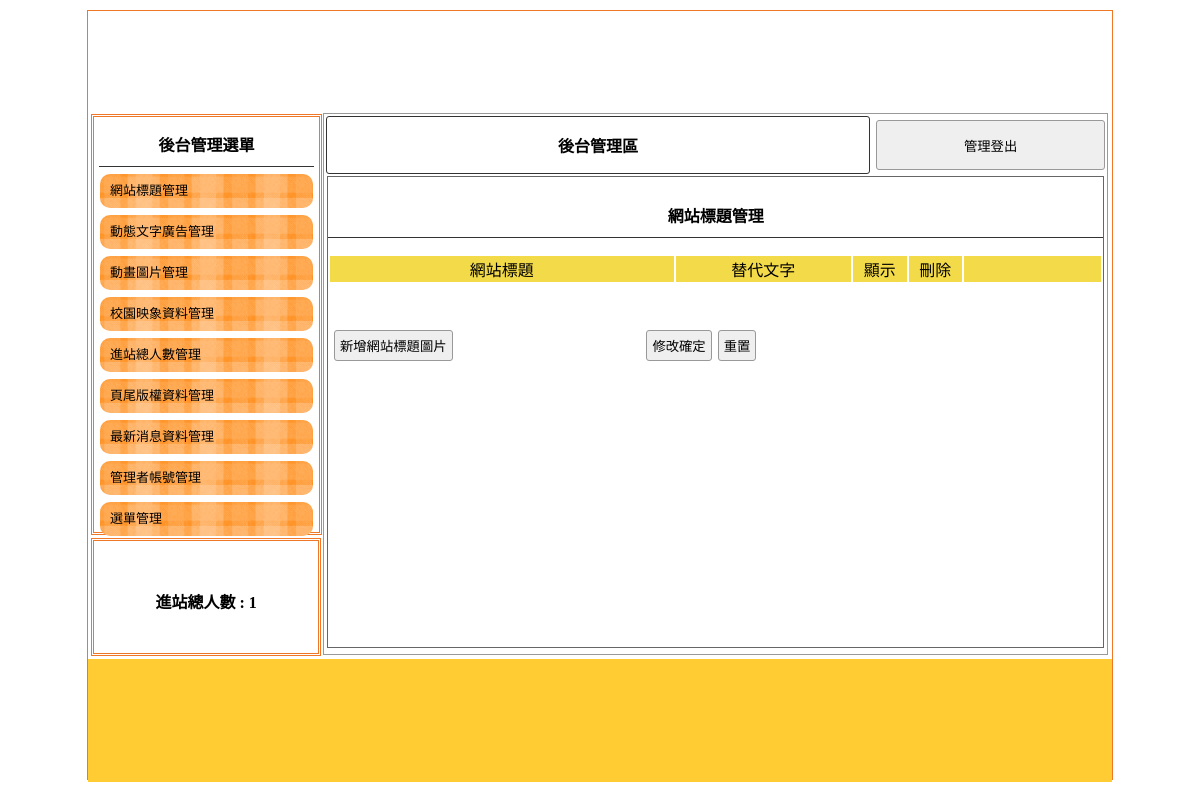
Page /backend.php on the earlier database version.
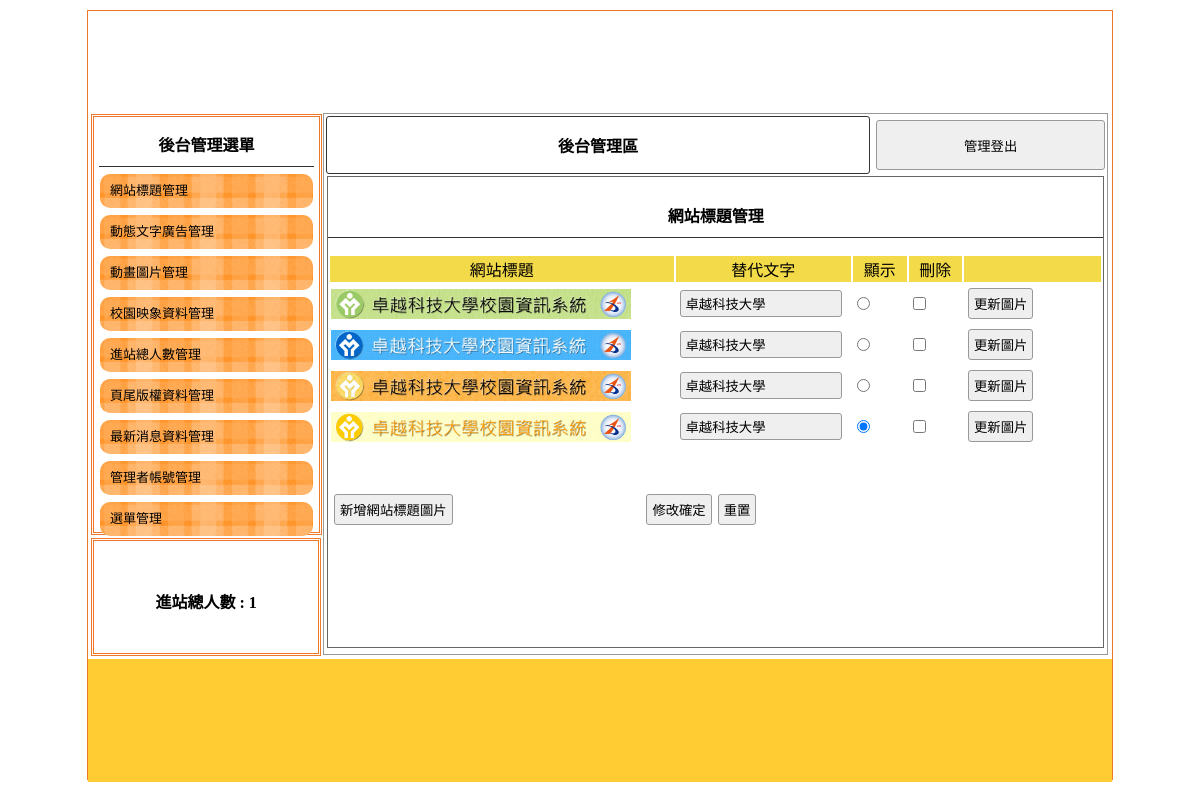
Same page on the later database version.
### tables this page shows
CREATE TABLE `title` (
  `id` int(10) UNSIGNED NOT NULL,
  `text` text DEFAULT NULL,
  `img` text DEFAULT NULL,
  `sh` int(1) UNSIGNED DEFAULT NULL COMMENT '顯示/不顯示'
);

### api/db.php (called while the page is built, shortened)
<?php
class DB{
    private $dsn="mysql:host=localhost;dbname=db07;charset=utf8";
    private $pdo;
    private $table;
    function __construct($table){
        $this->table=$table;
        $this->pdo=new PDO($this->dsn, 'root', '');
    }
    function all(...$arg){
        $sql="select * from $this->table ";
        return $this->pdo->query($sql)->fetchAll(PDO::FETCH_ASSOC);
    }
}
$Title=new DB('title');
?>

### backend/title.php (the view, shortened to what this page needs)
<div style="width:99%; height:87%; margin:auto; overflow:auto; border:#666 1px solid;">
    <p class="t cent botli">網站標題管理</p>
    <form method="post" action="./api/edit_title.php">
        <table width="100%">
            <tbody>
                <tr class="yel">
                    <td width="45%">網站標題</td>
                    <td width="23%">替代文字</td>
                    <td width="7%">顯示</td>
                    <td width="7%">刪除</td>
                    <td></td>
                </tr>
                <?php
                $rows=$Title->all();
                foreach($rows as $row):
                ?>
                <tr>
                    <td width="45%">
                        <img src="./images/<?=$row['img'];?>" style="width:300px;height:30px;">
                    </td>
                    <td width="23%">
                        <input type="text" name="text[]" value="<?= $row['text']?>">
                    </td>
                    <td width="7%">
                        <input type="radio" name="sh" value="<?= $row['id']?>" <?=($row['sh']==1)?"checked":"";?>>
                    </td>
                    <td width="7%">
                        <input type="checkbox" name="del[]" value="<?= $row['id'];?>">
                    </td>
                    <td>
                        <input type="button" value="更新圖片" onclick="op(&#39;#cover&#39;,&#39;#cvr&#39;, './modal/update_title.php?id=<?= $row['id'];?>')">
                    </td>
                </tr>
                <?php
                endforeach;
                ?>
            </tbody>
        </table>
        <table style="margin-top:40px; width:70%;">
            <tbody>
                <tr>
                    <td width="200px"><input type="button"
                            onclick="op(&#39;#cover&#39;,&#39;#cvr&#39;, './modal/title.php')" value="新增網站標題圖片">
                    </td>
                    <td class="cent"><input type="submit" value="修改確定"><input type="reset" value="重置"></td>
                </tr>
            </tbody>
        </table>
    </form>
</div>

### backend.php (shortened to what this page needs)
<?php include_once "./api/db.php";?>
<!DOCTYPE html PUBLIC "-//W3C//DTD XHTML 1.0 Transitional//EN" "http://www.w3.org/TR/xhtml1/DTD/xhtml1-transitional.dtd">
<html xmlns="http://www.w3.org/1999/xhtml"><head><meta http-equiv="Content-Type" content="text/html; charset=UTF-8">
<link href="./css/css.css" rel="stylesheet" type="text/css">
</head>
<body>
	<div id="main">
    	<a title="" href="?"><div class="ti" style="background:url(&#39;use/&#39;); background-size:cover;"></div></a>
        	<div id="ms">
             	<div id="lf" style="float:left;">
            		<div id="menuput" class="dbor">
                    	                    		<span class="t botli">後台管理選單</span>
                			                            <a style="color:#000; font-size:13px; text-decoration:none;" href="?do=title">
                            	<div class="mainmu">
                    			網站標題管理                    			</div>
                            </a>
							                            <a style="color:#000; font-size:13px; text-decoration:none;" href="?do=ad">
                            	<div class="mainmu">
                    			動態文字廣告管理                    			</div>
                            </a>
							                            <a style="color:#000; font-size:13px; text-decoration:none;" href="?do=mvim">
                            	<div class="mainmu">
                    			動畫圖片管理                    			</div>
                            </a>
							                            <a style="color:#000; font-size:13px; text-decoration:none;" href="?do=image">
                            	<div class="mainmu">
                    			校園映象資料管理                    			</div>
                            </a>
										    <a style="color:#000; font-size:13px; text-decoration:none;" href="?do=total">
                            	<div class="mainmu">
                    			進站總人數管理                    			</div>
                            </a>
							<a style="color:#000; font-size:13px; text-decoration:none;" href="?do=bottom">
                            	<div class="mainmu">頁尾版權資料管理</div>
                            </a>
							                            <a style="color:#000; font-size:13px; text-decoration:none;" href="?do=news">
                            	<div class="mainmu">
                    			最新消息資料管理                    			</div>
                            </a>
							                            <a style="color:#000; font-size:13px; text-decoration:none;" href="?do=admin">
                            	<div class="mainmu">
                    			管理者帳號管理                    			</div>
                            </a>
										    <a style="color:#000; font-size:13px; text-decoration:none;" href="?do=menu">
                            	<div class="mainmu">
                    			選單管理                    			</div>
                            </a>
							                    </div>
                    <div class="dbor" style="margin:3px; width:95%; height:20%; line-height:100px;">
                    	<span class="t">進站總人數 :
                        	1                        </span>
                    </div>
        		</div>
                <div class="di" style="height:540px; border:#999 1px solid; width:76.5%; margin:2px 0px 0px 0px; float:left; position:relative; left:20px;">
                                                    <table width="100%">
                                	<tbody><tr>
                                    	<td style="width:70%;font-weight:800; border:#333 1px solid; border-radius:3px;" class="cent"><a href="?do=admin" style="color:#000; text-decoration:none;">後台管理區</a></td><td><button onclick="document.cookie=&#39;user=&#39;;location.replace(&#39;?&#39;)" style="width:99%; margin-right:2px; height:50px;">管理登出</button></td>
                                    </tr>
                                </tbody></table>
                                <?php
								$do=$_GET['do']??'title';
								$file="./backend/".$do.".php";
								if(file_exists($file)){
									include $file;
								}else{
									include './backend/title.php';
								}
								?>
                                                </div>
                             </div>
            	<div style="width:1024px; left:0px; position:relative; background:#FC3; margin-top:4px; height:123px; display:block;">
                	<span class="t" style="line-height:123px;"></span>
                </div>
    </div>
</body></html>

### css/css.css (style rules this page uses)
body { padding:0px; margin:0px; }
#main { width:1024px; height:768px; margin:10px auto 10px auto; border:#EE7728 1px solid; position:relative; }
.ti { width:100%; height:100px; position:relative; background-size:cover; background-repeat:no-repeat; }
.dbor { border:#EE7728 double 3px; margin:1px; padding:2px 10px 2px 10px; }
.t { font-weight:800; display:block; text-align:center; padding:10px 1px 10px 1px; }
.botli { border-bottom:#333 1px solid; }
.mainmu { position:relative; border-radius:10px; background:url(../icon/menu.fw.png) center no-repeat; background-size:cover; line-height:30px; padding:2px 10px 2px 10px; margin:7px 1px 7px 1px; }
#lf { height:540px; width:21%; display:inline-block; }
#menuput { width:100%; height:75%; position:relative; padding:5px; display:block; margin: 3px; }
.di { display:inline-block; }
.cent { text-align:center; }
input,button { border:#999 1px solid; border-radius:3px; background:#EFEFEF; padding:5px; margin:3px; }
input[type=text],input[type=password] { width:150px; }
.yel td { background:#F3DA49; text-align:center; }

Differences in the rows shown:
added title: img (picture), text "卓越科技大學"
added title: img (picture), text "卓越科技大學"
added title: img (picture), text "卓越科技大學"
added title: img (picture), text "卓越科技大學", sh "☑"
